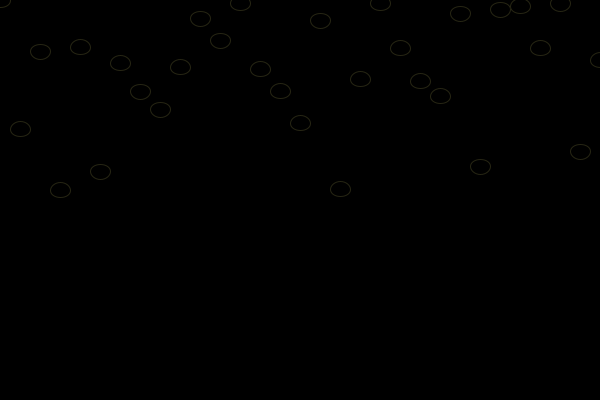
Frame 1 (no input)
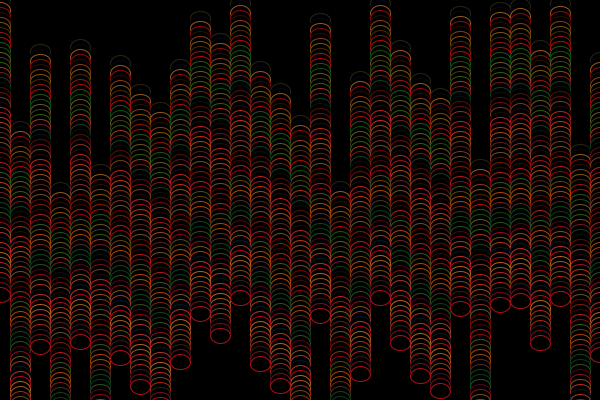
Frame 60 (the mouse pressed at the canvas centre just before this capture)
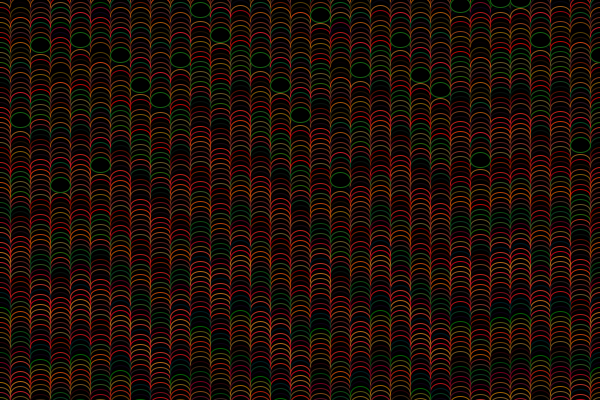
Frame 120 (the mouse held since frame 60 and released just before this capture)

The Processing sketch that drew these frames (run headless with seeded random() and noise(); from frame 60 on, the mouse is pressed at the canvas centre):

// Processing sketch: processing_163289
// ── processing_163289.pde

int nom = 40;
float [] y = new float [nom];
float value =1.5;
int col = 0;

void setup() {
  size(600, 400);
  background(0);


  for (int i= 1; i < y.length; i++) {
    y[i] = random (200);
  }
}

void draw() {
  stroke(30);
  stroke(random(200), random(100), random(40));
  fill(col);



  for (int i = 0; i<y.length; i++) 
  {    
    ellipse((2*height/y.length) * i, y[i], 20, 15);
    y[i] = y[i]+5;
    if (y[i] > width) y[i]=0;
  }
}

void mouseClicked() {
  if (nom==4);
  value =25;
}


void mouseMoved() 
{
  loop();
  fill(25,255,90);
  col = col + 75;
  if (col <2) {
    col = 10;
  }

  if (mousePressed ==!true) {
    fill(0);
  } else {
    fill(155, 0, 40);
  }
}
